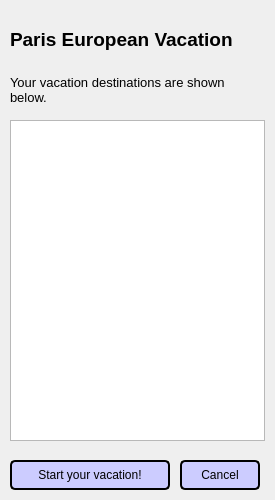
<?xml version="1.0" encoding="UTF-8"?>
<ui version="4.0">
 <class>tConfirmParis</class>
 <widget class="QWidget" name="tConfirmParis">
  <property name="geometry">
   <rect>
    <x>0</x>
    <y>0</y>
    <width>275</width>
    <height>500</height>
   </rect>
  </property>
  <property name="windowTitle">
   <string>Form</string>
  </property>
  <widget class="QLabel" name="ParisConfirmationLabel">
   <property name="geometry">
    <rect>
     <x>10</x>
     <y>10</y>
     <width>250</width>
     <height>60</height>
    </rect>
   </property>
   <property name="text">
    <string>&lt;html&gt;&lt;head/&gt;&lt;body&gt;&lt;p&gt;&lt;span style=&quot; font-size:14pt; font-weight:600;&quot;&gt;Paris European Vacation&lt;/span&gt;&lt;/p&gt;&lt;/body&gt;&lt;/html&gt;</string>
   </property>
   <property name="wordWrap">
    <bool>true</bool>
   </property>
  </widget>
  <widget class="QPushButton" name="startSimulationBtn1">
   <property name="geometry">
    <rect>
     <x>10</x>
     <y>460</y>
     <width>160</width>
     <height>30</height>
    </rect>
   </property>
   <property name="styleSheet">
    <string notr="true">background-color:#ccccff;
border-style: solid;
border-color: black;
border-width: 2px;
border-radius: 5px;</string>
   </property>
   <property name="text">
    <string>Start your vacation!</string>
   </property>
  </widget>
  <widget class="QPushButton" name="cancelButton">
   <property name="geometry">
    <rect>
     <x>180</x>
     <y>460</y>
     <width>80</width>
     <height>30</height>
    </rect>
   </property>
   <property name="styleSheet">
    <string notr="true">background-color:#ccccff;
border-style: solid;
border-color: black;
border-width: 2px;
border-radius: 5px;</string>
   </property>
   <property name="text">
    <string>Cancel</string>
   </property>
  </widget>
  <widget class="QListWidget" name="cityList">
   <property name="geometry">
    <rect>
     <x>10</x>
     <y>120</y>
     <width>255</width>
     <height>321</height>
    </rect>
   </property>
  </widget>
  <widget class="QLabel" name="label">
   <property name="geometry">
    <rect>
     <x>10</x>
     <y>70</y>
     <width>241</width>
     <height>41</height>
    </rect>
   </property>
   <property name="text">
    <string>&lt;html&gt;&lt;head/&gt;&lt;body&gt;&lt;p&gt;&lt;span style=&quot; font-size:10pt;&quot;&gt;Your vacation destinations are shown below.&lt;/span&gt;&lt;/p&gt;&lt;/body&gt;&lt;/html&gt;</string>
   </property>
   <property name="wordWrap">
    <bool>true</bool>
   </property>
  </widget>
 </widget>
 <resources/>
 <connections/>
</ui>
